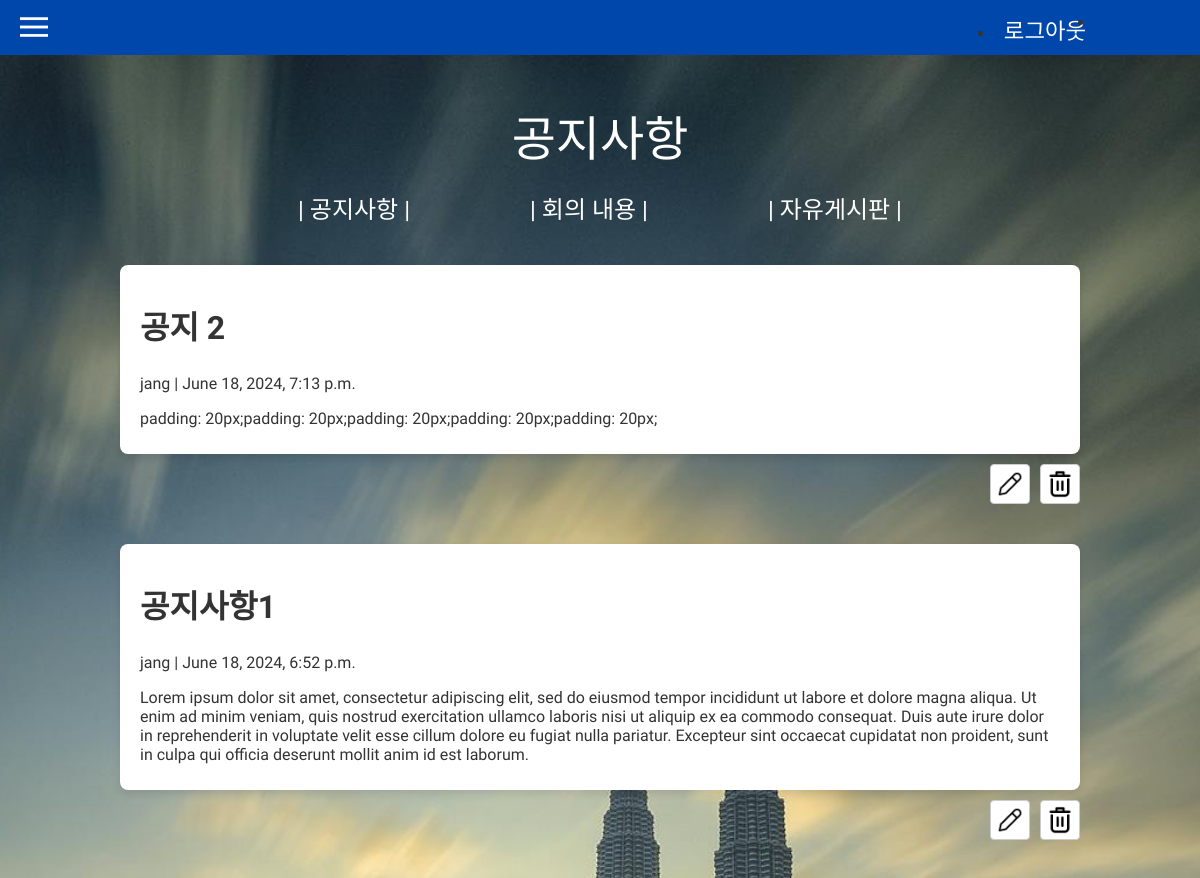
/blog/announcement/ (upper part), run on an earlier commit of the app's database.
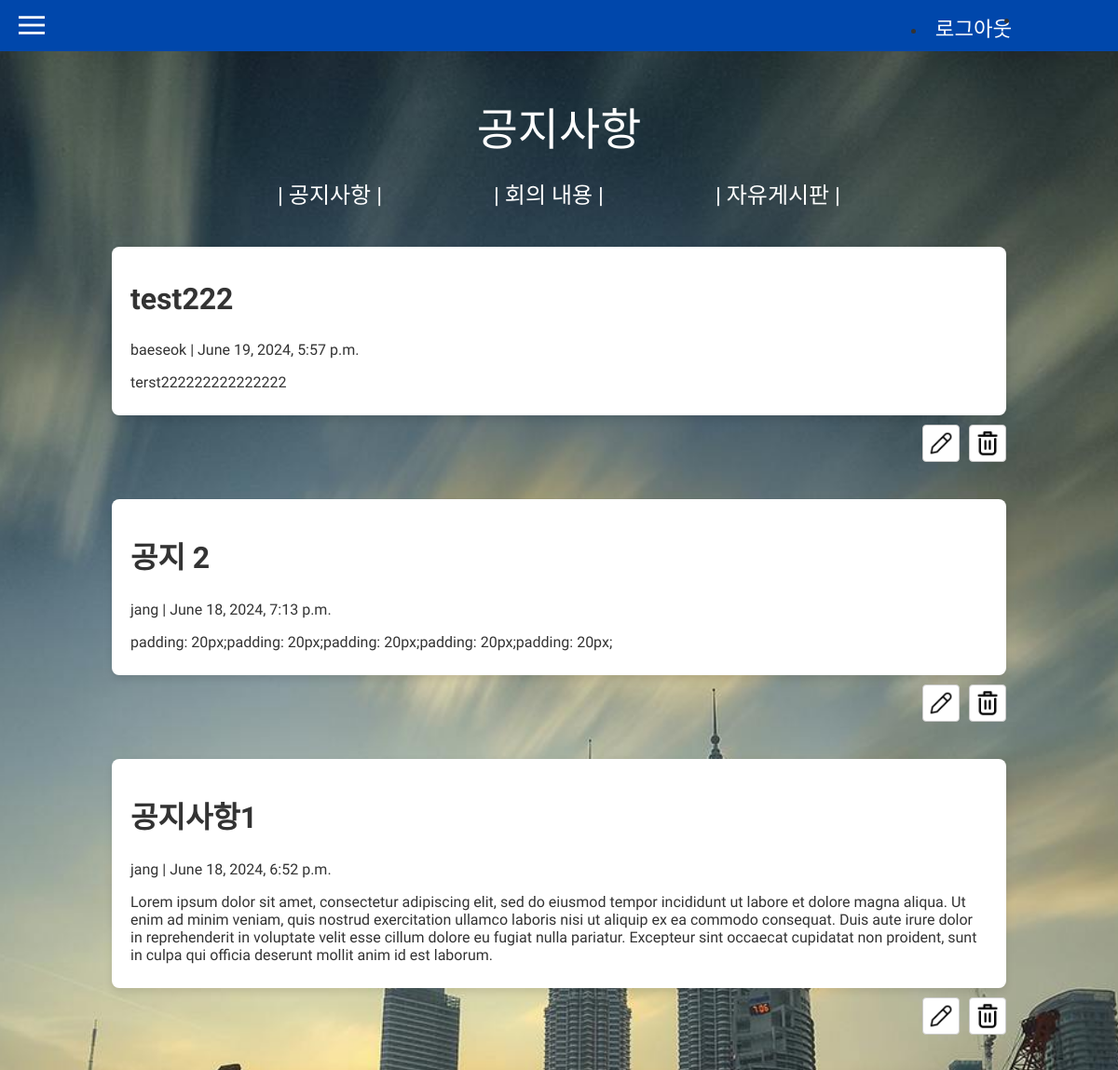
And on a later commit of the database.
### blog/models.py (models this page shows, shortened)
class Post(models.Model):
    title = models.CharField(max_length=255)
    body = models.TextField()
    author = models.CharField(max_length=100, default=' ')
    created_on = models.DateTimeField(auto_now_add=True)
    category = models.CharField(max_length=50, default='announcement')

### blog/views.py (the view)
# urls.py: path('announcement/', views.PostListAnnouncement.as_view(), name ='announcement'),
class PostListAnnouncement(generic.ListView):
    queryset = Post.objects.order_by('-created_on')
    template_name = 'announcement.html'

### blog/templates/announcement.html (shortened to what this page needs)
{% extends 'post_base.html' %}
{% load static %}
{% block posttype %}공지사항{% endblock %}
{% block postcontent %}
<div class="posts_container">
    <div class="row">
            {% for post in post_list %}
                {% if post.category == "announcement" %}
                <div class="card">
                    <div class="card-body">
                        <h2 class="card-title">{{ post.title }}</h2>
                        <p class="card-text text-muted h6">{{ post.author }} | {{ post.created_on}} </p>
                        <p class="card-text">{{post.body}}</p>
                    </div>
                    <div class="posticons">
                        <a href="{% url 'blog:edit_post' author=post.author created_on=post.created_on %}"><img class="editicon" src="{% static 'edit.png' %}" width="28" height="28"></a>
                        <a href="{% url 'blog:delete_post' author=post.author created_on=post.created_on %}"><img class="deleteicon" src="{% static 'delete.png' %}" width="28" height="28"></a>
                    </div>
                </div>
                {% endif %}
            {% endfor %}
    </div>
</div>
</div>
{% endblock %}

What changed in the data, as far as the page shows it:
added Post: title "test222", author "baeseok", created_on "June 19, 2024, 5:57 p.m.", body "terst222222222222222"
